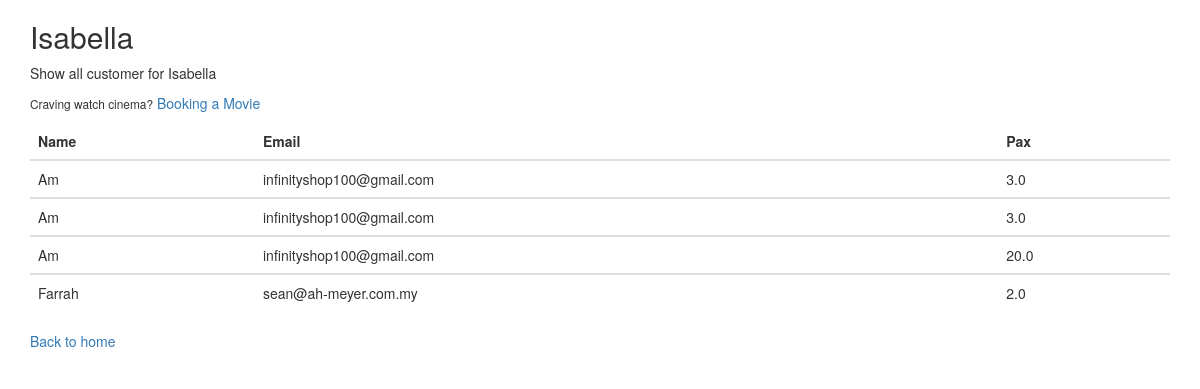
Page /customer_booking/2/ (signed in) on the committed database.
### booking/models.py (models this page shows, shortened)
class Movie(models.Model):
    title = models.CharField("Movie Title", max_length=200)
    price = models.FloatField("Price (RM)", default="0")
    show_date = models.DateTimeField("Movie Date")

class BookingMovie(models.Model):
    movie_id = models.ForeignKey(
        Movie, related_name="movie_name", on_delete=models.CASCADE
    )
    pax = models.FloatField("Pax")
    name = models.CharField("Customer Name", max_length=200)
    email = models.CharField("Customer Email", max_length=200)

### booking/views.py (the view)
# urls.py: path("customer_booking/<int:movie_id>/", views.detail, name="details"),
@login_required
def detail(request, movie_id):
    try:
        movie = Movie.objects.get(pk=movie_id)
        customer = BookingMovie.objects.filter(movie_id=movie_id).all()
    except Exception as e:
        raise Http404("Movie does not exist, error : {}".format(e))
    return render(
        request, "booking/details.html", {"customer": customer, "movie": movie}
    )

### booking/templates/booking/details.html (shortened to what this page needs)
<!DOCTYPE html>
<html lang="en">
<head>
    <link rel="stylesheet" href="https://maxcdn.bootstrapcdn.com/bootstrap/3.4.1/css/bootstrap.min.css">
</head>
<body>
    <div class="container">
        <h2>{{ movie.title }}</h2>
        {% if customer %}
        <p>Show all customer for {{ movie.title }}</p>
        <p><small>Craving watch cinema?</small>
            <a href="{% url 'booking:new_booking' %}">Booking a Movie</a></p>
        <table class="table">
            <thead>
                <tr>
                    <th>Name</th>
                    <th>Email</th>
                    <th>Pax</th>
                </tr>
            </thead>
            {% for item in customer %}
            <tbody>
                <tr>
                    <td>{{ item.name }}</td>
                    <td>{{ item.email }}</td>
                    <td>{{ item.pax }}</td>
                    {% endfor %}
                </tr>
            </tbody>
        </table>
        {% else %}
        <p>No customer for this movie</p>
        {% endif %}
        <p><a href="{% url 'booking:index' %}">Back to home</a></p>
    </div>
</body>
</html>

### rows in the picture
Movie: title "Isabella"
BookingMovie: name "Am", email "infinityshop100@gmail.com", pax "3.0"
BookingMovie: name "Am", email "infinityshop100@gmail.com", pax "3.0"
BookingMovie: name "Am", email "infinityshop100@gmail.com", pax "20.0"
BookingMovie: name "Farrah", email "sean@ah-meyer.com.my", pax "2.0"
